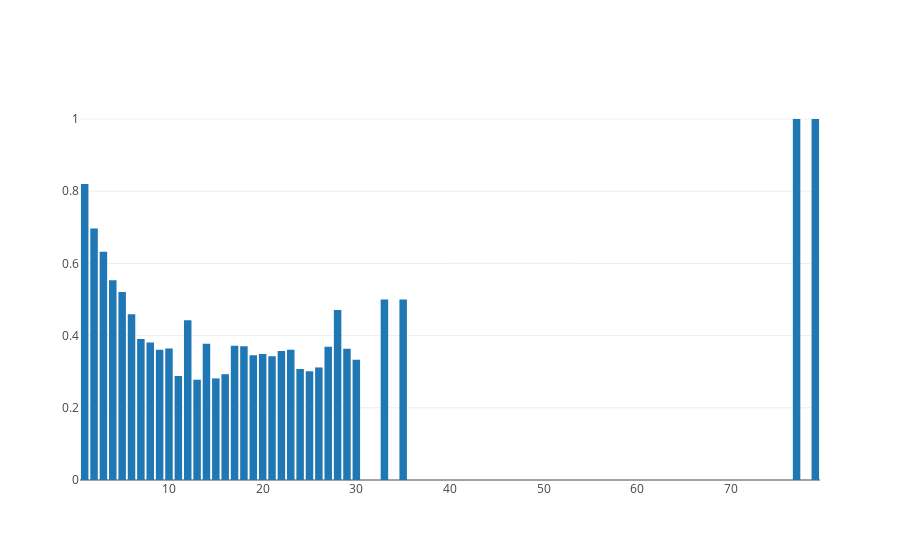

The notebook cell saved with this chart:
### Markdown cell above
<h5>Convert the Event Coordinates to the basket</h5>

### Code cell
x = []
y = []

for distance in shot_percentage_by_feet.collect():
    x.append(distance['shot_feet'])
    y.append(distance['fg_percentage'])

fg_per_by_foot = [go.Bar(x=x, y=y)]

shot_percent_fig = go.Figure(data=fg_per_by_foot)

iplot(shot_percent_fig, config={'displaylogo': False})

    
# # shot_sample = 
# print(BASKET_Y)

### Figure 1 — Plotly figure (JSON) as saved in the notebook; plotly's stock layout.template omitted (floating-point values rounded to 4 significant figures)
{"data": [{"type": "bar", "uid": "b5a878f9-9786-4a32-a94d-44682b09405f", "x": [1, 2, 3, 4, 5, 6, 7, 8, 9, 10, 11, 12, 13, 14, 15, 16, 17, 18, 19, 20, 21, 22, 23, 24, 25, 26, 27, 28, 29, 30, 33, 35, 77, 79], "y": [0.8197, 0.6968, 0.6325, 0.5533, 0.5206, 0.4594, 0.3902, 0.3807, 0.3605, 0.3643, 0.2881, 0.4423, 0.2778, 0.3772, 0.2815, 0.2931, 0.3721, 0.3704, 0.3457, 0.3488, 0.3429, 0.3571, 0.3607, 0.3076, 0.3009, 0.3118, 0.369, 0.4706, 0.3636, 0.3333, 0.5, 0.5, 1, 1]}], "layout": {}}
